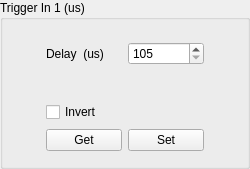
                               <widget class="QGroupBox" name="groupBox_TriggerInput1">
                                <property name="minimumSize">
                                 <size>
                                  <width>170</width>
                                  <height>169</height>
                                 </size>
                                </property>
                                <property name="maximumSize">
                                 <size>
                                  <width>250</width>
                                  <height>16777215</height>
                                 </size>
                                </property>
                                <property name="title">
                                 <string>Trigger In 1 (us)</string>
                                </property>
                                <layout class="QHBoxLayout" name="horizontalLayout_39">
                                 <item>
                                  <spacer name="horizontalSpacer_16">
                                   <property name="orientation">
                                    <enum>Qt::Horizontal</enum>
                                   </property>
                                   <property name="sizeHint" stdset="0">
                                    <size>
                                     <width>40</width>
                                     <height>20</height>
                                    </size>
                                   </property>
                                  </spacer>
                                 </item>
                                 <item>
                                  <layout class="QVBoxLayout" name="verticalLayout_31">
                                   <item>
                                    <spacer name="verticalSpacer_20">
                                     <property name="orientation">
                                      <enum>Qt::Vertical</enum>
                                     </property>
                                     <property name="sizeType">
                                      <enum>QSizePolicy::Fixed</enum>
                                     </property>
                                     <property name="sizeHint" stdset="0">
                                      <size>
                                       <width>20</width>
                                       <height>10</height>
                                      </size>
                                     </property>
                                    </spacer>
                                   </item>
                                   <item>
                                    <layout class="QHBoxLayout" name="horizontalLayout_38">
                                     <item>
                                      <widget class="QLabel" name="label_TrigIn1_Delay">
                                       <property name="styleSheet">
                                        <string notr="true">QLabel{border:0px solid black}</string>
                                       </property>
                                       <property name="text">
                                        <string>Delay  (us)</string>
                                       </property>
                                       <property name="wordWrap">
                                        <bool>true</bool>
                                       </property>
                                      </widget>
                                     </item>
                                     <item>
                                      <widget class="QSpinBox" name="trigIn1_Delay_spinBox">
                                       <property name="minimum">
                                        <number>105</number>
                                       </property>
                                       <property name="maximum">
                                        <number>20000</number>
                                       </property>
                                      </widget>
                                     </item>
                                    </layout>
                                   </item>
                                   <item>
                                    <spacer name="verticalSpacer_19">
                                     <property name="orientation">
                                      <enum>Qt::Vertical</enum>
                                     </property>
                                     <property name="sizeType">
                                      <enum>QSizePolicy::Fixed</enum>
                                     </property>
                                     <property name="sizeHint" stdset="0">
                                      <size>
                                       <width>20</width>
                                       <height>30</height>
                                      </size>
                                     </property>
                                    </spacer>
                                   </item>
                                   <item>
                                    <widget class="QCheckBox" name="invertTrigIn1_checkBox">
                                     <property name="text">
                                      <string>Invert</string>
                                     </property>
                                    </widget>
                                   </item>
                                   <item>
                                    <layout class="QHBoxLayout" name="horizontalLayout_4">
                                     <item>
                                      <widget class="QPushButton" name="trigIn1GetButton">
                                       <property name="sizePolicy">
                                        <sizepolicy hsizetype="Fixed" vsizetype="Fixed">
                                         <horstretch>0</horstretch>
                                         <verstretch>0</verstretch>
                                        </sizepolicy>
                                       </property>
                                       <property name="minimumSize">
                                        <size>
                                         <width>70</width>
                                         <height>0</height>
                                        </size>
                                       </property>
                                       <property name="text">
                                        <string>Get</string>
                                       </property>
                                      </widget>
                                     </item>
                                     <item>
                                      <widget class="QPushButton" name="trigIn1SetButton">
                                       <property name="sizePolicy">
                                        <sizepolicy hsizetype="Fixed" vsizetype="Fixed">
                                         <horstretch>0</horstretch>
                                         <verstretch>0</verstretch>
                                        </sizepolicy>
                                       </property>
                                       <property name="minimumSize">
                                        <size>
                                         <width>70</width>
                                         <height>0</height>
                                        </size>
                                       </property>
                                       <property name="text">
                                        <string>Set</string>
                                       </property>
                                      </widget>
                                     </item>
                                    </layout>
                                   </item>
                                  </layout>
                                 </item>
                                 <item>
                                  <spacer name="horizontalSpacer_17">
                                   <property name="orientation">
                                    <enum>Qt::Horizontal</enum>
                                   </property>
                                   <property name="sizeHint" stdset="0">
                                    <size>
                                     <width>40</width>
                                     <height>20</height>
                                    </size>
                                   </property>
                                  </spacer>
                                 </item>
                                </layout>
                               </widget>
